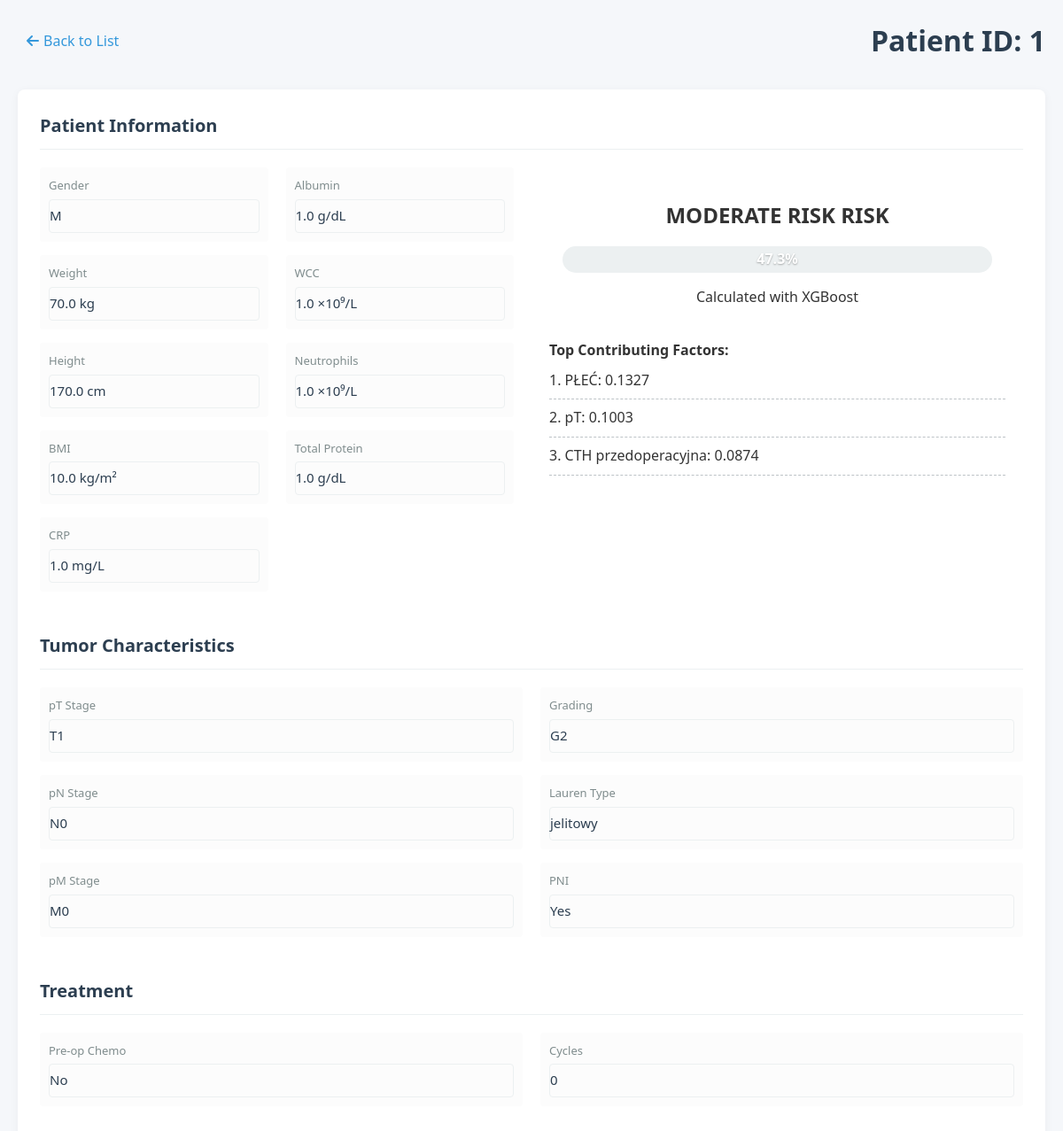
/patient/1, run on the app's committed database.
### models.py (models this page shows, shortened)
class Patient(db.Model):
    id = db.Column(db.Integer, primary_key=True)
    gender = db.Column(db.String(1), nullable=False)        # 'M' lub 'K'
    weight = db.Column(db.Float, nullable=False)            # waga w kg (wartości numeryczne)
    height = db.Column(db.Float, nullable=False)            # wzrost w cm (wartości numeryczne)
    bmi = db.Column(db.Float, nullable=False)               # BMI (wartości numeryczne)
    CRP = db.Column(db.Float, nullable=False)               # CRP (wartości numeryczne)
    Alb = db.Column(db.Float, nullable=False)               # Alb (wartości numeryczne)
    WCC = db.Column(db.Float, nullable=False)               # WCC (wartości numeryczne)
    NEU = db.Column(db.Float, nullable=False)               # NEU (wartości numeryczne)
    total_protein = db.Column(db.Float, nullable=False)     # białko całkowite (wartości numeryczne)
    pT = db.Column(db.String(10), nullable=False)           # stadium T (wartości kategoryczne)
    pN = db.Column(db.String(10), nullable=False)           # stadium N (wartości kategoryczne)
    pM = db.Column(db.String(10), nullable=False)           # stadium M (wartości kategoryczne)
    PNI = db.Column(db.Integer, nullable=False)             # PNI (wartości numeryczne 0-1)
    GRADING = db.Column(db.String(10), nullable=False)      # stopień zróżnicowania (wartości kategoryczne)
    Lauren = db.Column(db.String(10), nullable=False)       # typ Lauren (wartości kategoryczne)
    CTH_preop = db.Column(db.String(10), nullable=False)    # chemioterapia przedoperacyjna (wartości kategoryczne)
    cycles_number = db.Column(db.Integer, nullable=False)   # liczba cykli chemioterapii (wartości numeryczne)

class Prediction(db.Model):
    id = db.Column(db.Integer, primary_key=True)
    patient_id = db.Column(db.Integer, db.ForeignKey('patient.id'), nullable=False)
    probability = db.Column(db.Float, nullable=False)
    model_used = db.Column(db.String(50), nullable=False)
    interpretation = db.Column(db.String(50), nullable=False)
    top_factors = db.Column(db.JSON)  # Stores list of important factors
    patient = db.relationship('Patient', backref=db.backref('predictions', lazy=True))

### app.py (the view)
    @app.route('/patient/<int:patient_id>')
    def patient_detail(patient_id):
        patient = Patient.query.get_or_404(patient_id)
        return render_template('patient.html', patient=patient)

### templates/patient.html (shortened to what this page needs)
{% extends "base.html" %}
{% block content %}
<header class="patient-header">
    <button class="back-button" onclick="window.history.back()">
        <i class="fas fa-arrow-left"></i> Back to List
    </button>
    <h1>Patient ID: {{ patient.id }}</h1>
</header>
<div class="patient-profile">
    <div class="profile-column patient-data">
        <div class="section-title">
            <h2>Patient Information</h2>
        </div>
        <div class="data-columns">
            <div class="data-subcolumn">
                <div class="data-field">
                    <label>Gender</label>
                    <div class="editable-field">{{ patient.gender }}</div>
                </div>
                <div class="data-field">
                    <label>Weight</label>
                    <div class="editable-field">{{ patient.weight }} kg</div>
                </div>
                <div class="data-field">
                    <label>Height</label>
                    <div class="editable-field">{{ patient.height }} cm</div>
                </div>
                <div class="data-field">
                    <label>BMI</label>
                    <div class="editable-field">{{ patient.bmi }} kg/m²</div>
                </div>
                <div class="data-field">
                    <label>CRP</label>
                    <div class="editable-field">{{ patient.CRP }} mg/L</div>
                </div>
            </div>
            <div class="data-subcolumn">
                <div class="data-field">
                    <label>Albumin</label>
                    <div class="editable-field">{{ patient.Alb }} g/dL</div>
                </div>
                <div class="data-field">
                    <label>WCC</label>
                    <div class="editable-field">{{ patient.WCC }} ×10⁹/L</div>
                </div>
                <div class="data-field">
                    <label>Neutrophils</label>
                    <div class="editable-field">{{ patient.NEU }} ×10⁹/L</div>
                </div>
                <div class="data-field">
                    <label>Total Protein</label>
                    <div class="editable-field">{{ patient.total_protein }} g/dL</div>
                </div>
            </div>
            <div class="prediction-data">
                {% if patient.predictions %}
                    {% for prediction in patient.predictions %}
                    <div class="prediction-result">
                        <div class="risk-level risk-{{ prediction.interpretation|lower|replace(' ', '-') }}">
                            <h3>{{ prediction.interpretation }} RISK</h3>
                            <div class="probability-gauge">
                                <div class="gauge-fill" style="width: {{ prediction.probability * 100 }}%"></div>
                                <span class="probability-value">{{ (prediction.probability * 100)|round(1) }}%</span>
                            </div>
                            <p>Calculated with {{ prediction.model_used }}</p>
                        </div>
                        {% if prediction.top_factors %}
                        <div class="important-factors">
                            <h4>Top Contributing Factors:</h4>
                            <ul>
                                {% for factor in prediction.top_factors %}
                                <li>{{ factor }}</li>
                                {% endfor %}
                            </ul>
                        </div>
                        {% endif %}
                    </div>
                    {% endfor %}
                {% else %}
                    <div class="no-prediction">
                        <p>No prediction available for this patient</p>
                    </div>
                {% endif %}
            </div>
        </div>
        <div class="section-title" style="margin-top: 30px;">
            <h2>Tumor Characteristics</h2>
        </div>
        <div class="data-columns">
            <div class="data-subcolumn">
                <div class="data-field">
                    <label>pT Stage</label>
                    <div class="editable-field">{{ patient.pT }}</div>
                </div>
                <div class="data-field">
                    <label>pN Stage</label>
                    <div class="editable-field">{{ patient.pN }}</div>
                </div>
                <div class="data-field">
                    <label>pM Stage</label>
                    <div class="editable-field">{{ patient.pM }}</div>
                </div>
            </div>
            <div class="data-subcolumn">
                <div class="data-field">
                    <label>Grading</label>
                    <div class="editable-field">{{ patient.GRADING }}</div>
                </div>
                <div class="data-field">
                    <label>Lauren Type</label>
                    <div class="editable-field">{{ patient.Lauren }}</div>
                </div>
                <div class="data-field">
                    <label>PNI</label>
                    <div class="editable-field">{{ "Yes" if patient.PNI else "No" }}</div>
                </div>
            </div>
        </div>
        <div class="section-title" style="margin-top: 30px;">
            <h2>Treatment</h2>
        </div>
        <div class="data-columns">
            <div class="data-subcolumn">
                <div class="data-field">
                    <label>Pre-op Chemo</label>
                    <div class="editable-field">{{ "Yes" if patient.CTH_preop == "tak" else "No" }}</div>
                </div>
            </div>
            <div class="data-subcolumn">
                <div class="data-field">
                    <label>Cycles</label>
                    <div class="editable-field">{{ patient.cycles_number }}</div>
                </div>
            </div>
        </div>
    </div>
</div>
</div>
{% endblock %}

### static/css/styles.css (style rules this page uses)
:root { --primary-color: #2c3e50; --secondary-color: #3498db; --accent-color: #e74c3c; --light-gray: #ecf0f1; --medium-gray: #bdc3c7; --dark-gray: #7f8c8d; --success-color: #2ecc71; --warning-color: #f39c12; --danger-color: #e74c3c; }
* { margin: 0; padding: 0; box-sizing: border-box; font-family: 'Segoe UI', Tahoma, Geneva, Verdana, sans-serif; }
body { background-color: #f5f7fa; color: #333; line-height: 1.6; }
header { margin-bottom: 30px; display: flex; justify-content: space-between; align-items: center; flex-wrap: wrap; gap: 20px; }
h1 { color: var(--primary-color); font-weight: 600; }
.patient-header { margin-bottom: 30px; display: flex; align-items: center; gap: 20px; }
.back-button { background: none; border: none; color: var(--secondary-color); font-size: 16px; cursor: pointer; display: flex; align-items: center; gap: 5px; padding: 5px 10px; border-radius: 4px; transition: background-color 0.2s; }
.patient-profile { display: flex; gap: 30px; width: 100%; }
.profile-column { background: white; border-radius: 8px; box-shadow: 0 2px 10px rgba(0, 0, 0, 0.05); padding: 25px; }
.section-title { margin-bottom: 20px; padding-bottom: 10px; border-bottom: 1px solid var(--light-gray); }
.section-title h2 { color: var(--primary-color); font-size: 20px; }
.editable-field { padding: 8px 12px; border: 1px solid var(--light-gray); border-radius: 4px; min-height: 38px; }
.data-field:last-child { border-bottom: none; }
.editable-field { padding: 8px 0; color: #333; }
.data-columns { display: flex; gap: 20px; flex-grow: 1; }
.data-subcolumn { flex: 1; min-width: 0; }
.patient-data { flex: 1; min-width: 0; display: flex; flex-direction: column; }
.prediction-data { width: 50%; min-width: 400px; }
.data-field { margin-bottom: 15px; padding: 10px; background: rgba(245, 245, 245, 0.3); border-radius: 4px; }
.data-field label { display: block; font-size: 13px; color: var(--dark-gray); margin-bottom: 5px; }
.data-field .editable-field { font-size: 15px; font-weight: 500; color: var(--primary-color); padding: 5px 0; }
.prediction-result { padding: 20px; }
.risk-level { text-align: center; margin-bottom: 20px; padding: 15px; border-radius: 8px; }
.risk-level h3 { margin-bottom: 10px; font-size: 24px; }
.probability-gauge { height: 30px; background-color: var(--light-gray); border-radius: 15px; margin: 15px 0; position: relative; overflow: hidden; }
.gauge-fill { height: 100%; border-radius: 15px; transition: width 0.5s ease; }
.probability-value { position: absolute; top: 50%; left: 50%; transform: translate(-50%, -50%); font-weight: bold; color: white; text-shadow: 0 1px 2px rgba(0, 0, 0, 0.3); }
.important-factors ul { list-style-type: none; }
.important-factors li { padding: 8px 0; border-bottom: 1px dashed var(--medium-gray); }
.gauge-fill { height: 100%; border-radius: 15px; transition: width 0.5s ease; max-width: 100%; }

### data on the page
Patient: id "1", gender "M", weight "70.0", height "170.0", bmi "10.0", CRP "1.0", Alb "1.0", WCC "1.0", NEU "1.0", total_protein "1.0", pT "T1", pN "N0", pM "M0", GRADING "G2", Lauren "jelitowy", PNI "Yes", CTH_preop "No", cycles_number "0"
Prediction: interpretation "MODERATE RISK", (prediction.probability*100)|round(1) "47.3", model_used "XGBoost", top_factors "1. PŁEĆ: 0.1327" "2. pT: 0.1003" "3. CTH przedoperacyjna: 0.0874"
